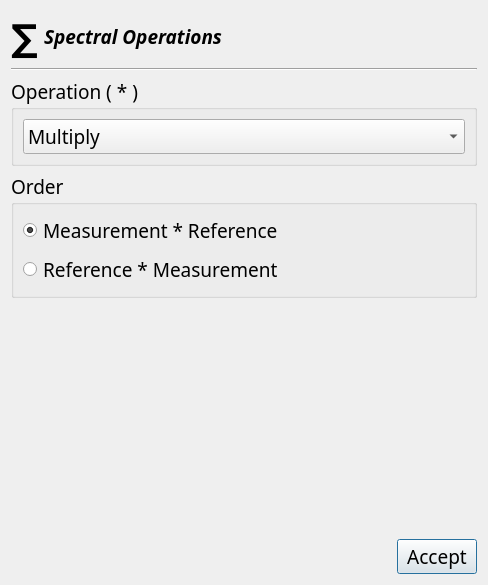
<?xml version="1.0" encoding="UTF-8"?>
<ui version="4.0">
 <class>Dialog</class>
 <widget class="QDialog" name="Dialog">
  <property name="geometry">
   <rect>
    <x>0</x>
    <y>0</y>
    <width>488</width>
    <height>585</height>
   </rect>
  </property>
  <property name="font">
   <font>
    <family>Bahnschrift</family>
    <pointsize>14</pointsize>
   </font>
  </property>
  <property name="windowTitle">
   <string>Dialog</string>
  </property>
  <layout class="QVBoxLayout" name="verticalLayout">
   <item>
    <layout class="QVBoxLayout" name="verticalLayout_3" stretch="0,0,0,0,0,0">
     <property name="leftMargin">
      <number>0</number>
     </property>
     <property name="topMargin">
      <number>0</number>
     </property>
     <property name="rightMargin">
      <number>0</number>
     </property>
     <property name="bottomMargin">
      <number>0</number>
     </property>
     <item>
      <layout class="QHBoxLayout" name="horizontalLayout" stretch="0,1">
       <property name="topMargin">
        <number>0</number>
       </property>
       <item>
        <widget class="QLabel" name="label_3">
         <property name="font">
          <font>
           <pointsize>28</pointsize>
           <weight>75</weight>
           <bold>true</bold>
          </font>
         </property>
         <property name="text">
          <string>∑</string>
         </property>
         <property name="alignment">
          <set>Qt::AlignCenter</set>
         </property>
        </widget>
       </item>
       <item>
        <widget class="QLabel" name="label_4">
         <property name="font">
          <font>
           <weight>75</weight>
           <italic>true</italic>
           <bold>true</bold>
          </font>
         </property>
         <property name="text">
          <string>Spectral Operations</string>
         </property>
         <property name="alignment">
          <set>Qt::AlignLeading|Qt::AlignLeft|Qt::AlignVCenter</set>
         </property>
        </widget>
       </item>
      </layout>
     </item>
     <item>
      <widget class="Line" name="line">
       <property name="orientation">
        <enum>Qt::Horizontal</enum>
       </property>
      </widget>
     </item>
     <item>
      <widget class="QGroupBox" name="groupBox_2">
       <property name="title">
        <string>Operation ( * )</string>
       </property>
       <layout class="QVBoxLayout" name="verticalLayout_5">
        <item>
         <widget class="QComboBox" name="operation_qcb">
          <property name="font">
           <font>
            <family>Bahnschrift</family>
            <pointsize>14</pointsize>
           </font>
          </property>
          <property name="currentIndex">
           <number>0</number>
          </property>
          <item>
           <property name="text">
            <string>Multiply</string>
           </property>
          </item>
          <item>
           <property name="text">
            <string>Divide</string>
           </property>
          </item>
          <item>
           <property name="text">
            <string>Add</string>
           </property>
          </item>
          <item>
           <property name="text">
            <string>Subtract</string>
           </property>
          </item>
         </widget>
        </item>
       </layout>
      </widget>
     </item>
     <item>
      <widget class="QGroupBox" name="groupBox">
       <property name="title">
        <string>Order</string>
       </property>
       <layout class="QVBoxLayout" name="verticalLayout_2">
        <item>
         <widget class="QRadioButton" name="order_meas_ref_qrb">
          <property name="text">
           <string>Measurement * Reference</string>
          </property>
          <property name="checked">
           <bool>true</bool>
          </property>
         </widget>
        </item>
        <item>
         <widget class="QRadioButton" name="order_ref_meas_qrb">
          <property name="text">
           <string>Reference * Measurement</string>
          </property>
         </widget>
        </item>
       </layout>
      </widget>
     </item>
     <item>
      <spacer name="verticalSpacer">
       <property name="orientation">
        <enum>Qt::Vertical</enum>
       </property>
       <property name="sizeHint" stdset="0">
        <size>
         <width>20</width>
         <height>40</height>
        </size>
       </property>
      </spacer>
     </item>
     <item>
      <layout class="QHBoxLayout" name="horizontalLayout_2">
       <property name="topMargin">
        <number>0</number>
       </property>
       <item>
        <spacer name="horizontalSpacer">
         <property name="orientation">
          <enum>Qt::Horizontal</enum>
         </property>
         <property name="sizeHint" stdset="0">
          <size>
           <width>40</width>
           <height>20</height>
          </size>
         </property>
        </spacer>
       </item>
       <item>
        <widget class="QPushButton" name="sops_accept">
         <property name="text">
          <string>Accept</string>
         </property>
        </widget>
       </item>
      </layout>
     </item>
    </layout>
   </item>
  </layout>
 </widget>
 <resources/>
 <connections/>
</ui>
